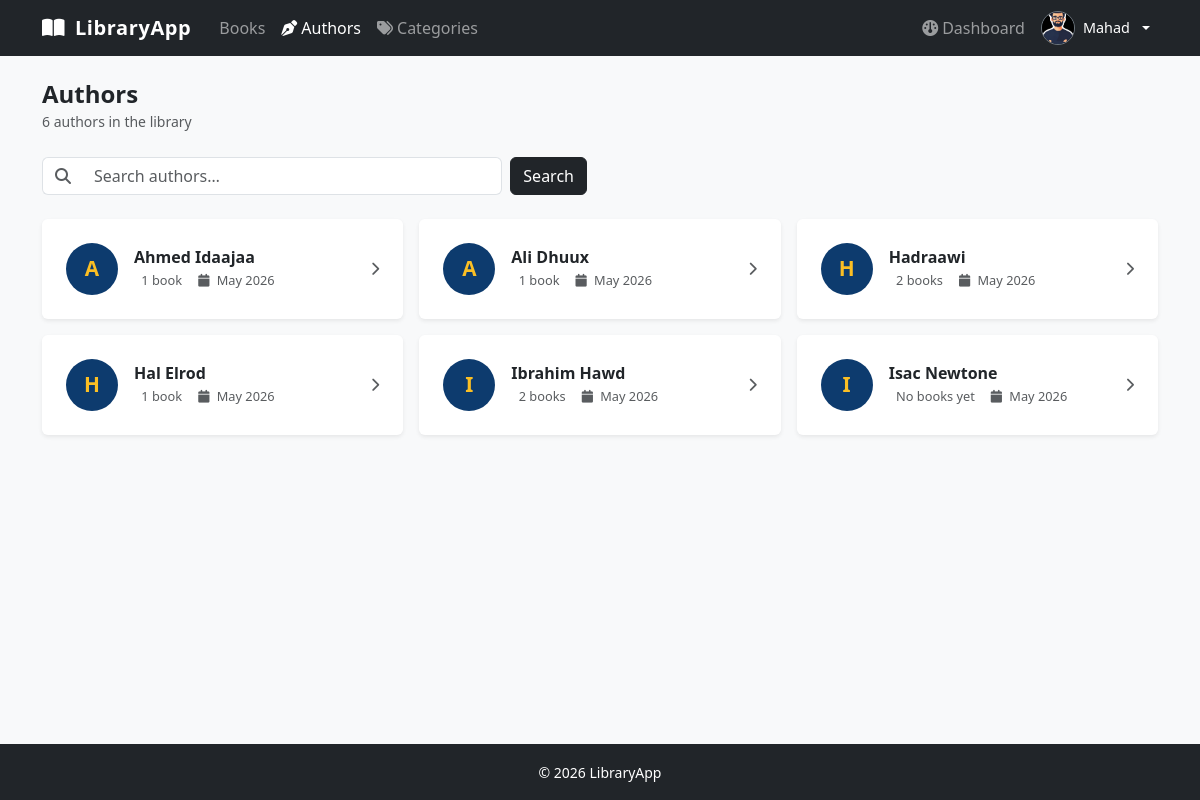
The app's page /authors/ (signed in), older data.
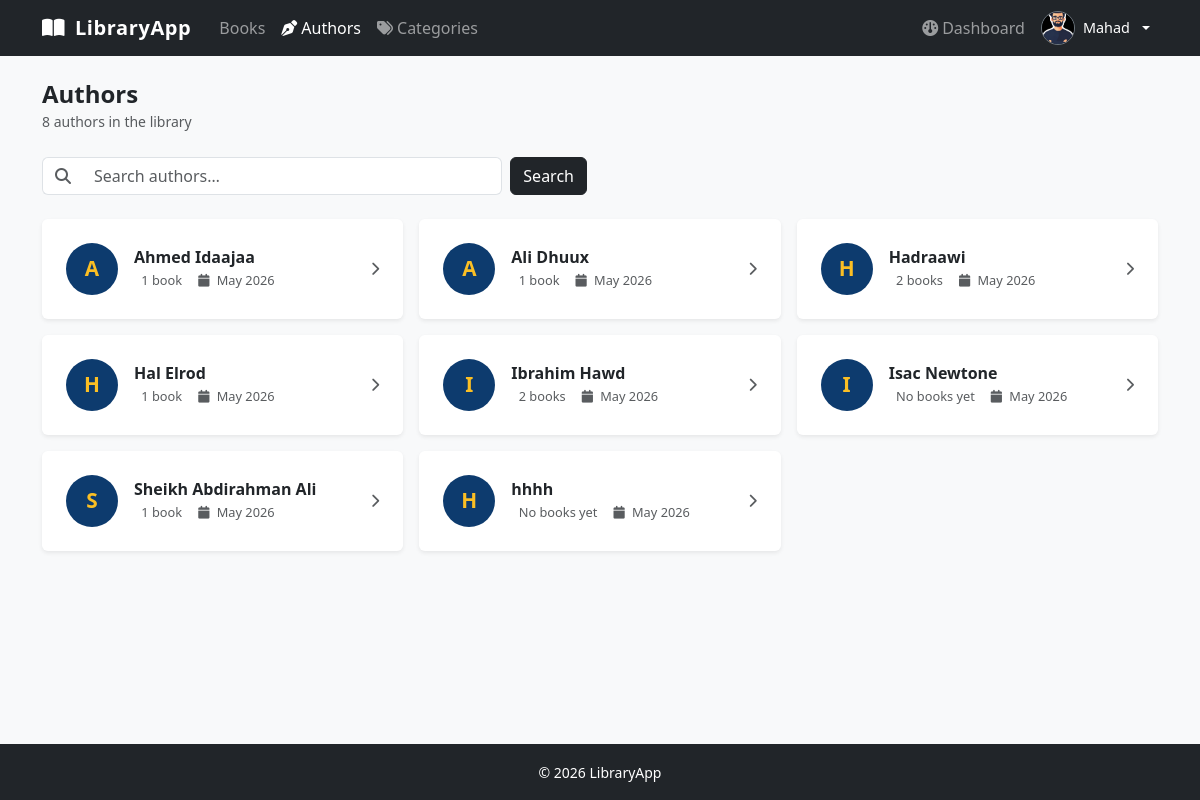
The same page, newer data.
### library/models.py (models this page shows, shortened)
class Account(AbstractUser):
    GENDER_CHOICES = [
        ("male",   "Male"),
        ("female", "Female"),
    ]
    email     = models.EmailField(unique=True)
    phone     = models.CharField(max_length=50)
    gender    = models.CharField(max_length=50, choices=GENDER_CHOICES, null=True, blank=True)
    is_member = models.BooleanField(default=False)
    avatar    = models.ImageField(upload_to="avatars/", default="avatars/avatar.jpg")
    USERNAME_FIELD  = "email"
    REQUIRED_FIELDS = ["username"]
    class Meta:
        db_table = "account"

class Author(models.Model):
    name       = models.CharField(max_length=255)
    created_at = models.DateTimeField(auto_now_add=True)
    class Meta:
        db_table = "author"
        ordering = ["name"]

### library/views.py (the view)
# urls.py: path("authors/",                      views.author_list_view,   name="author_list"),
def author_list_view(request):
    query   = request.GET.get("q", "").strip()
    authors = Author.objects.annotate(book_count=Count("books")).order_by("name")
    if query:
        authors = authors.filter(name__icontains=query)
    page = Paginator(authors, 20).get_page(request.GET.get("page"))
    return render(request, "books/author_list.html", {"page_obj": page, "query": query})

### library/templates/books/author_list.html (shortened to what this page needs)
{% extends "layout.html" %}
{% block content %}
<div class="d-flex justify-content-between align-items-center mb-4">
  <div>
    <h4 class="fw-bold mb-0">Authors</h4>
    <small class="text-muted">{{ page_obj.paginator.count }} author{{ page_obj.paginator.count|pluralize }} in the library</small>
  </div>
</div>
<form method="get" action="{% url 'library:author_list' %}" class="row g-2 mb-4">
  <div class="col-md-5">
    <div class="input-group">
      <span class="input-group-text bg-white border-end-0">
        <i class="fa-solid fa-magnifying-glass text-muted"></i>
      </span>
      <input type="search" class="form-control border-start-0"
             name="q" value="{{ query }}" placeholder="Search authors…"/>
    </div>
  </div>
  <div class="col-auto d-flex gap-2">
    <button type="submit" class="btn btn-dark">Search</button>
  </div>
</form>
{% if page_obj %}
  <div class="row row-cols-1 row-cols-md-2 row-cols-xl-3 g-3 mb-4">
    {% for author in page_obj %}
      <div class="col">
        <a href="{% url 'library:author_detail' author.id %}" class="text-decoration-none text-dark">
          <div class="card border-0 shadow-sm h-100 card-hover">
            <div class="card-body d-flex align-items-center gap-3 p-4">
              <div class="flex-shrink-0 avatar-circle"
                   style="width:52px;height:52px;font-size:1.3rem">
                {{ author.name|first|upper }}
              </div>
              <div class="flex-grow-1 overflow-hidden">
                <h6 class="fw-bold mb-1 text-truncate">{{ author.name }}</h6>
                <div class="d-flex gap-3" style="font-size:.8rem">
                  <span class="text-muted">
                    {% if author.book_count %}
                      {{ author.book_count }} book{{ author.book_count|pluralize }}
                    {% else %}
                      No books yet
                    {% endif %}
                  </span>
                  <span class="text-muted">
                    <i class="fa-solid fa-calendar me-1"></i>
                    {{ author.created_at|date:"M Y" }}
                  </span>
                </div>
              </div>
              <i class="fa-solid fa-chevron-right text-muted flex-shrink-0 small"></i>
            </div>
          </div>
        </a>
      </div>
    {% endfor %}
  </div>
{% else %}
  <div class="text-center py-5">
    <i class="fa-solid fa-pen-nib fa-3x text-muted mb-3 d-block"></i>
    <h5 class="fw-semibold">No authors found</h5>
    <p class="text-muted">Try a different search term.</p>
  </div>
{% endif %}
{% endblock %}

### library/templates/layout.html (shortened to what this page needs)
{% load static %}
<!DOCTYPE html>
<html lang="en">
<head>
  <link href="https://cdn.jsdelivr.net/npm/bootstrap@5.3.3/dist/css/bootstrap.min.css" rel="stylesheet"/>
  <link href="https://cdnjs.cloudflare.com/ajax/libs/font-awesome/6.5.0/css/all.min.css" rel="stylesheet"/>
  <link href="https://cdnjs.cloudflare.com/ajax/libs/nprogress/0.2.0/nprogress.min.css" rel="stylesheet"/>
</head>
<body>
<nav class="navbar navbar-expand-lg navbar-dark bg-dark">
  <div class="container">
    <a class="navbar-brand" href="{% url 'library:book_list' %}">
      <i class="fa-solid fa-book-open me-1"></i> LibraryApp
    </a>
    <div class="collapse navbar-collapse" id="mainNav">
      <ul class="navbar-nav me-auto">
        <li class="nav-item"><a class="nav-link" href="{% url 'library:book_list' %}">Books</a></li>
        <li class="nav-item"><a class="nav-link" href="{% url 'library:author_list' %}"><i class="fa-solid fa-pen-nib me-1"></i>Authors</a></li>
        <li class="nav-item"><a class="nav-link" href="{% url 'library:category_list' %}"><i class="fa-solid fa-tags me-1"></i>Categories</a></li>
      </ul>
      <ul class="navbar-nav ms-auto align-items-center">
        {% if user.is_authenticated %}
          {% if user.is_staff %}
            <li class="nav-item">
              <a class="nav-link" href="{% url 'library:admin_dashboard' %}">
                <i class="fa-solid fa-gauge me-1"></i>Admin Panel
              </a>
            </li>
          {% else %}
            <li class="nav-item">
              <a class="nav-link" href="{% url 'library:dashboard' %}">
                <i class="fa-solid fa-gauge me-1"></i>Dashboard
              </a>
            </li>
          {% endif %}
          <li class="nav-item dropdown ms-2">
            <a class="nav-link dropdown-toggle d-flex align-items-center gap-2 p-0 pe-2"
               href="#" id="userDropdown" role="button"
               data-bs-toggle="dropdown" aria-expanded="false">
              {% if user.avatar %}
                <img src="{{ user.avatar.url }}"
                     alt="{{ user.get_full_name }}"
                     class="rounded-circle border border-secondary"
                     style="width:34px;height:34px;object-fit:cover"/>
              {% else %}
                <div class="rounded-circle bg-secondary d-flex align-items-center justify-content-center border border-secondary"
                     style="width:34px;height:34px;font-size:.85rem;font-weight:700;color:#fff">
                  {{ user.first_name|first|upper }}
                </div>
              {% endif %}
              <span class="d-none d-lg-inline text-white" style="font-size:.9rem">
                {{ user.first_name }}
              </span>
            </a>
          </li>
        {% endif %}
      </ul>
    </div>
  </div>
</nav>
<main class="container py-4">
  {% block content %}{% endblock %}
</main>
<footer class="bg-dark text-white text-center py-3 mt-auto">
  <small>&copy; {% now "Y" %} LibraryApp</small>
</footer>
</body>
</html>

### library/templates/layout.html (style rules this page uses)
body { background: #f8f9fa; display: flex; flex-direction: column; min-height: 100vh; }
main { animation: pageFadeIn .25s ease forwards; }
main { flex: 1; }
.navbar-brand { font-weight: 700; letter-spacing: .03em; }
.avatar-circle { width: 42px; height: 42px; border-radius: 50%; background: #0d3b6e; color: #fbbf24; display: flex; align-items: center; justify-content: center; font-weight: 700; font-size: 1rem; flex-shrink: 0; }

### library/templates/books/author_list.html (style rules this page uses)
.card-hover { transition: transform .15s ease, box-shadow .15s ease; }

Row changes from the older to the newer data that the page shows:
added Author: name|first "S", name "Sheikh Abdirahman Ali", book_count "1", created_at "May 2026"
added Author: name|first "H", name "hhhh", shows "No books yet", created_at "May 2026"
Text that changed along with them:
{{ page_obj.paginator.count }}: "6" → "8"
